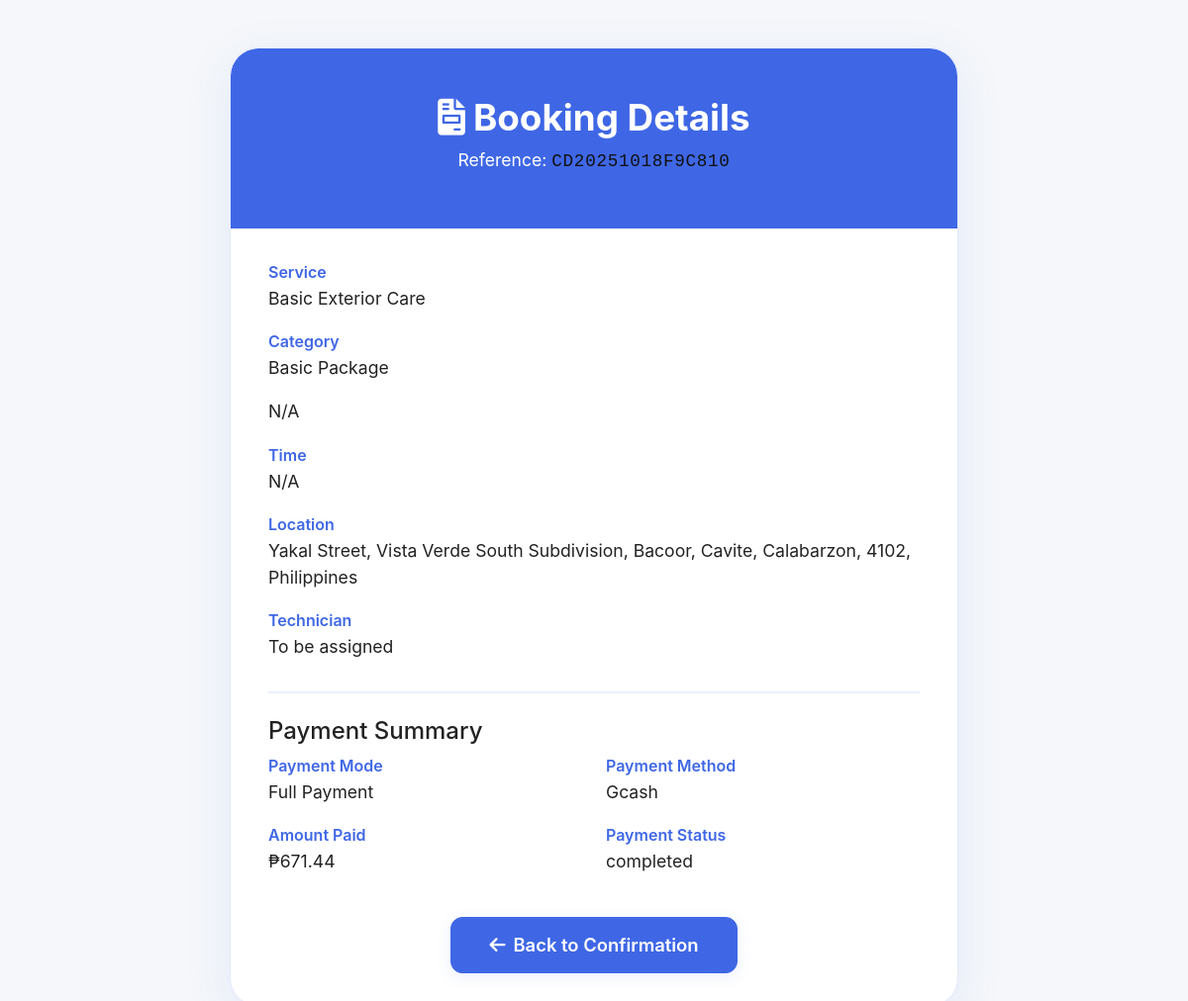
/user/booking/booking_details.php?booking_id=15 (signed in), run on an earlier commit of the app's database.
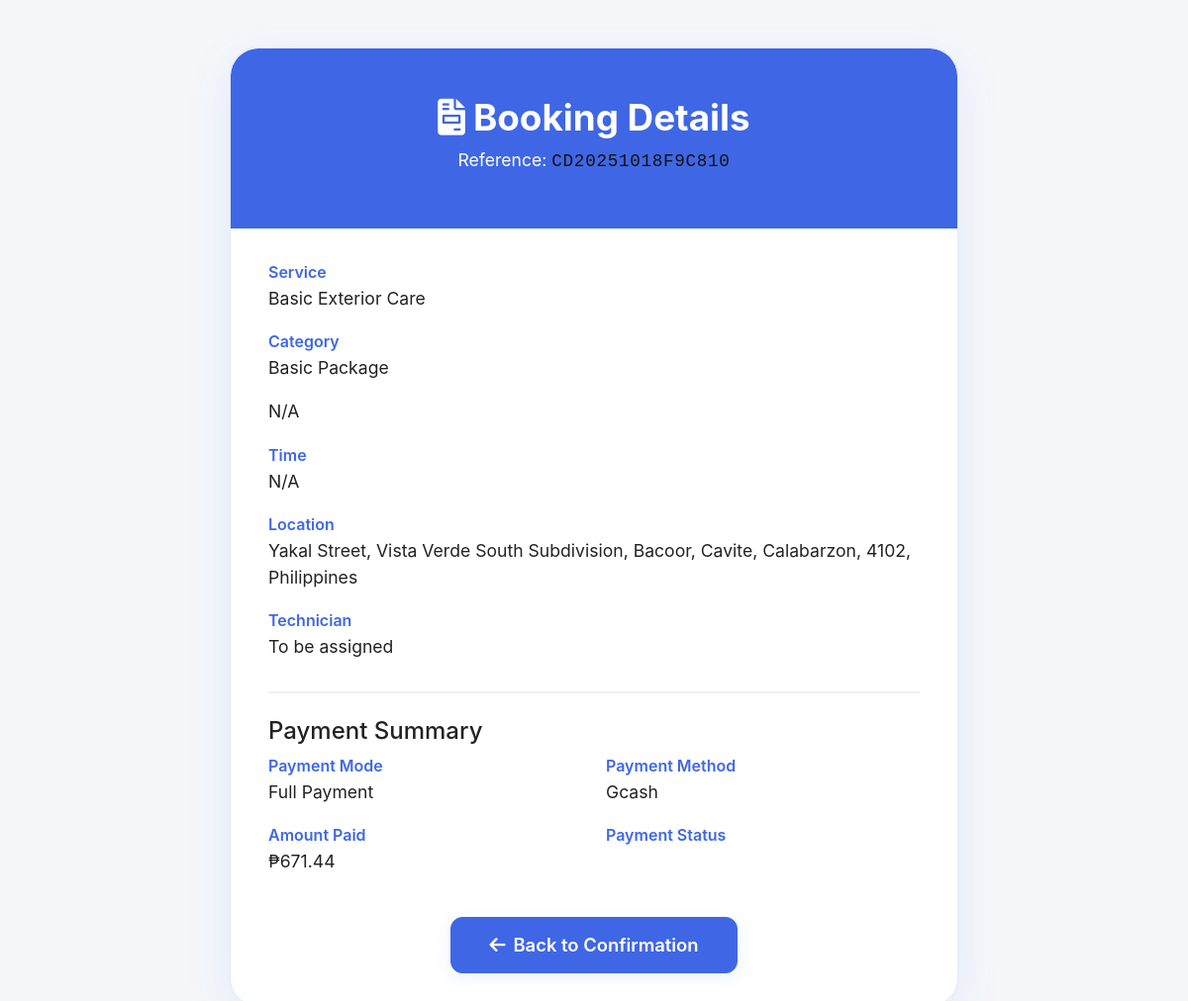
And on a later commit of the database.
### tables this page shows
CREATE TABLE `payments` (
  `payment_id` int(11) NOT NULL,
  `booking_id` int(11) NOT NULL,
  `user_id` int(11) NOT NULL,
  `payment_type` enum('deposit','final','full','refund') NOT NULL,
  `amount` decimal(10,2) NOT NULL,
  `payment_method` enum('gcash','maya','credit_card','bank_transfer','cash') NOT NULL,
  `payment_status` enum('pending','processing','completed','failed','cancelled','refunded') DEFAULT 'pending',
  `refund_status` enum('none','pending','refunded') NOT NULL DEFAULT 'none',
  `transaction_id` varchar(100) DEFAULT NULL,
  `gateway_reference` varchar(100) DEFAULT NULL,
  `gateway_response` text DEFAULT NULL,
  `processed_by` int(11) DEFAULT NULL,
  `payment_date` timestamp NULL DEFAULT NULL,
  `confirmation_date` timestamp NULL DEFAULT NULL,
  `refund_amount` decimal(10,2) DEFAULT 0.00,
  `refund_date` timestamp NULL DEFAULT NULL,
  `refund_reason` text DEFAULT NULL,
  `notes` text DEFAULT NULL,
  `created_at` timestamp NOT NULL DEFAULT current_timestamp(),
  `updated_at` timestamp NOT NULL DEFAULT current_timestamp() ON UPDATE current_timestamp(),
  `is_test` tinyint(1) NOT NULL DEFAULT 0
);

### user/booking/booking_details.php (the view, shortened to what this page needs)
<?php
require_once '../../includes/config.php';
$booking_id = isset($_GET['booking_id']) ? intval($_GET['booking_id']) : null;
$stmt = $pdo->prepare("SELECT * FROM bookings WHERE booking_id = ?");
$stmt->execute([$booking_id]);
$booking = $stmt->fetch(PDO::FETCH_ASSOC);
$service_stmt = $pdo->prepare("SELECT * FROM services WHERE service_id = ?");
$service_stmt->execute([$booking['service_id']]);
$service = $service_stmt->fetch(PDO::FETCH_ASSOC);
$payment_stmt = $pdo->prepare("SELECT * FROM payments WHERE booking_id = ? AND user_id = ? ORDER BY payment_id DESC LIMIT 1");
$payment_stmt->execute([$booking_id, $_SESSION['user_id']]);
$payment = $payment_stmt->fetch(PDO::FETCH_ASSOC);
?>
<!DOCTYPE html>
<html lang="en">
<head>
    <link href="https://cdn.jsdelivr.net/npm/bootstrap@5.3.0/dist/css/bootstrap.min.css" rel="stylesheet">
    <link href="https://cdnjs.cloudflare.com/ajax/libs/font-awesome/6.0.0/css/all.min.css" rel="stylesheet">
</head>
<body>
    <div class="container">
        <div class="row justify-content-center">
            <div class="col-lg-8">
                <div class="details-card">
                    <div class="details-header">
                        <h1><i class="fas fa-file-invoice me-2"></i>Booking Details</h1>
                        <div class="details-value">Reference: <span style="color:#111;font-family:'SF Mono','Menlo','Consolas',monospace;letter-spacing:0.04em;"><?= htmlspecialchars($booking['booking_reference']) ?></span></div>
                    </div>
                    <div class="details-section">
                        <div class="details-label">Service</div>
                        <div class="details-value"><?= htmlspecialchars($service['service_name']) ?></div>
                        <div class="details-label">Category</div>
                        <div class="details-value"><?= htmlspecialchars($service['category']) ?></div>
                    <div class="summary-card booking-summary-highlight">
                        <div class="details-value"><?= htmlspecialchars($booking['service_date'] ?? 'N/A') ?></div>
                        <div class="details-label">Time</div>
                        <div class="details-value"><?= htmlspecialchars($booking['service_time'] ?? 'N/A') ?></div>
                        <div class="details-label">Location</div>
                        <div class="details-value"><?= htmlspecialchars($booking['service_address']) ?></div>
                        <div class="details-label">Technician</div>
                        <div class="details-value"><?= htmlspecialchars($booking['technician_name'] ?? 'To be assigned') ?></div>
                        <hr class="details-divider" />
                        <div class="summary-card">
                            <h4>Payment Summary</h4>
                            <div class="row">
                                <div class="col-6">
                                    <div class="details-label">Payment Mode</div>
                                    <div class="details-value"><?= ($booking['payment_mode'] ?? '') === '50_percent' ? '50% Deposit' : 'Full Payment' ?></div>
                                </div>
                                <div class="col-6">
                                    <div class="details-label">Payment Method</div>
                                    <div class="details-value text-capitalize"><?= htmlspecialchars($booking['payment_method'] ?? 'N/A') ?></div>
                                </div>
                                <div class="col-6">
                                    <div class="details-label">Amount Paid</div>
                                    <div class="details-value">₱<?= number_format($payment['amount'] ?? 0, 2) ?></div>
                                </div>
                                <div class="col-6">
                                    <div class="details-label">Payment Status</div>
                                    <div class="details-value"><?= htmlspecialchars($payment['payment_status'] ?? 'Pending') ?></div>
                                </div>
                            </div>
                        </div>
                        <div class="text-center mt-4">
                            <a href="booking_confirmation.php?booking_id=<?= $booking_id ?>" class="btn btn-primary"><i class="fas fa-arrow-left me-2"></i>Back to Confirmation</a>
                        </div>
                    </div>
                </div>
            </div>
        </div>
    </div>
</body>
</html>

What changed in the data, as far as the page shows it:
changed payments: payment_status "completed" → (not shown)
